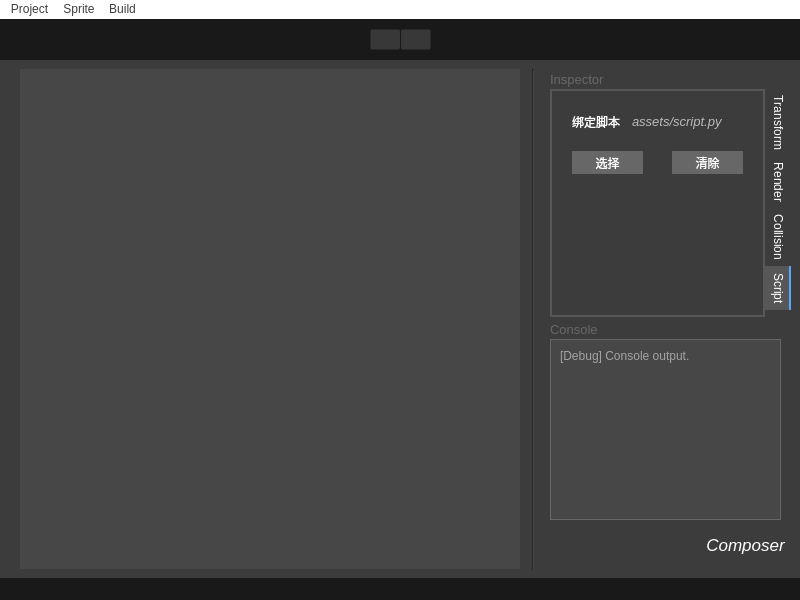
<?xml version="1.0" encoding="UTF-8"?>
<ui version="4.0">
 <class>MainWindow</class>
 <widget class="QMainWindow" name="MainWindow">
  <property name="geometry">
   <rect>
    <x>0</x>
    <y>0</y>
    <width>800</width>
    <height>600</height>
   </rect>
  </property>
  <property name="windowTitle">
   <string>Composer</string>
  </property>
  <property name="windowIcon">
   <iconset resource="composer.qrc">
    <normaloff>:/img/img/icon_dark.png</normaloff>:/img/img/icon_dark.png</iconset>
  </property>
  <widget class="QWidget" name="centralwidget">
   <property name="styleSheet">
    <string notr="true">background-color: #3c3c3c;</string>
   </property>
   <widget class="QLabel" name="label_14">
    <property name="enabled">
     <bool>true</bool>
    </property>
    <property name="geometry">
     <rect>
      <x>0</x>
      <y>0</y>
      <width>801</width>
      <height>41</height>
     </rect>
    </property>
    <property name="styleSheet">
     <string notr="true">background-color: #191919;</string>
    </property>
    <property name="text">
     <string/>
    </property>
   </widget>
   <widget class="QGraphicsView" name="sceneView">
    <property name="geometry">
     <rect>
      <x>20</x>
      <y>50</y>
      <width>500</width>
      <height>500</height>
     </rect>
    </property>
    <property name="styleSheet">
     <string notr="true">color: rgb(255, 255, 255);
background-color: rgb(71, 71, 71);
border: 0px solid transparent;</string>
    </property>
   </widget>
   <widget class="Line" name="line">
    <property name="geometry">
     <rect>
      <x>513</x>
      <y>50</y>
      <width>41</width>
      <height>501</height>
     </rect>
    </property>
    <property name="orientation">
     <enum>Qt::Vertical</enum>
    </property>
   </widget>
   <widget class="QPushButton" name="openImageBtn">
    <property name="geometry">
     <rect>
      <x>370</x>
      <y>10</y>
      <width>31</width>
      <height>21</height>
     </rect>
    </property>
    <property name="styleSheet">
     <string notr="true">QPushButton{
	color: rgb(255, 255, 255);
	background-color: #383838;
	border: 1px solid transparent;
	border-radius: 2px;
	border-right-color: #191919;
}

QPushButton:pressed{
	background-color:rgb(83, 83, 83);
}</string>
    </property>
    <property name="text">
     <string/>
    </property>
    <property name="icon">
     <iconset resource="composer.qrc">
      <normaloff>:/img/img/play.png</normaloff>:/img/img/play.png</iconset>
    </property>
   </widget>
   <widget class="QPushButton" name="openImageBtn_2">
    <property name="geometry">
     <rect>
      <x>400</x>
      <y>10</y>
      <width>31</width>
      <height>21</height>
     </rect>
    </property>
    <property name="styleSheet">
     <string notr="true">QPushButton{
	color: rgb(255, 255, 255);
	background-color: #383838;
	border: 1px solid transparent;
	border-radius: 2px;
	border-left-color: #191919;
}

QPushButton:pressed{
	background-color:rgb(83, 83, 83);
}</string>
    </property>
    <property name="text">
     <string/>
    </property>
    <property name="icon">
     <iconset resource="composer.qrc">
      <normaloff>:/img/img/stop.png</normaloff>:/img/img/stop.png</iconset>
    </property>
   </widget>
   <widget class="QLabel" name="label_4">
    <property name="geometry">
     <rect>
      <x>670</x>
      <y>511</y>
      <width>31</width>
      <height>31</height>
     </rect>
    </property>
    <property name="text">
     <string/>
    </property>
    <property name="pixmap">
     <pixmap resource="composer.qrc">:/img/img/icon_light.png</pixmap>
    </property>
    <property name="scaledContents">
     <bool>true</bool>
    </property>
   </widget>
   <widget class="QLabel" name="label_5">
    <property name="geometry">
     <rect>
      <x>690</x>
      <y>510</y>
      <width>111</width>
      <height>31</height>
     </rect>
    </property>
    <property name="font">
     <font>
      <pointsize>13</pointsize>
      <weight>50</weight>
      <italic>true</italic>
      <bold>false</bold>
      <underline>false</underline>
     </font>
    </property>
    <property name="styleSheet">
     <string notr="true">color: rgb(255, 255, 255);</string>
    </property>
    <property name="text">
     <string>Composer</string>
    </property>
    <property name="alignment">
     <set>Qt::AlignCenter</set>
    </property>
   </widget>
   <widget class="QTabWidget" name="tabWidget">
    <property name="geometry">
     <rect>
      <x>550</x>
      <y>70</y>
      <width>241</width>
      <height>228</height>
     </rect>
    </property>
    <property name="styleSheet">
     <string notr="true">QTabWidget::pane{
   border: 2px solid #575757;
}

QTabBar::tab{
	color: white;
	border: 2px solid transparent;
	background-color: #3c3c3c;
	padding: 4px
}

QTabBar::tab:selected{
	background-color: #575757;
	border-right-color: rgb(85, 170, 255);
}</string>
    </property>
    <property name="tabPosition">
     <enum>QTabWidget::East</enum>
    </property>
    <property name="tabShape">
     <enum>QTabWidget::Rounded</enum>
    </property>
    <property name="currentIndex">
     <number>3</number>
    </property>
    <widget class="QWidget" name="transformTab">
     <attribute name="title">
      <string>Transform</string>
     </attribute>
     <widget class="QDoubleSpinBox" name="intervalSpin">
      <property name="geometry">
       <rect>
        <x>80</x>
        <y>20</y>
        <width>61</width>
        <height>21</height>
       </rect>
      </property>
      <property name="styleSheet">
       <string notr="true">color: rgb(255, 255, 255);
background-color: rgb(71, 71, 71);
border: 0px solid transparent;</string>
      </property>
     </widget>
     <widget class="QLabel" name="label">
      <property name="geometry">
       <rect>
        <x>20</x>
        <y>20</y>
        <width>71</width>
        <height>21</height>
       </rect>
      </property>
      <property name="styleSheet">
       <string notr="true">color: white;</string>
      </property>
      <property name="text">
       <string>X 轴位置</string>
      </property>
      <property name="alignment">
       <set>Qt::AlignLeading|Qt::AlignLeft|Qt::AlignVCenter</set>
      </property>
     </widget>
     <widget class="QLabel" name="label_2">
      <property name="geometry">
       <rect>
        <x>20</x>
        <y>60</y>
        <width>71</width>
        <height>21</height>
       </rect>
      </property>
      <property name="styleSheet">
       <string notr="true">color: white;</string>
      </property>
      <property name="text">
       <string>Y 轴位置</string>
      </property>
      <property name="alignment">
       <set>Qt::AlignLeading|Qt::AlignLeft|Qt::AlignVCenter</set>
      </property>
     </widget>
     <widget class="QDoubleSpinBox" name="intervalSpin_2">
      <property name="geometry">
       <rect>
        <x>80</x>
        <y>60</y>
        <width>61</width>
        <height>21</height>
       </rect>
      </property>
      <property name="styleSheet">
       <string notr="true">color: rgb(255, 255, 255);
background-color: rgb(71, 71, 71);
border: 0px solid transparent;</string>
      </property>
     </widget>
     <widget class="QLabel" name="label_7">
      <property name="geometry">
       <rect>
        <x>20</x>
        <y>100</y>
        <width>71</width>
        <height>21</height>
       </rect>
      </property>
      <property name="styleSheet">
       <string notr="true">color: white;</string>
      </property>
      <property name="text">
       <string>Y 轴旋转</string>
      </property>
      <property name="alignment">
       <set>Qt::AlignLeading|Qt::AlignLeft|Qt::AlignVCenter</set>
      </property>
     </widget>
     <widget class="QDoubleSpinBox" name="intervalSpin_3">
      <property name="geometry">
       <rect>
        <x>80</x>
        <y>100</y>
        <width>61</width>
        <height>21</height>
       </rect>
      </property>
      <property name="styleSheet">
       <string notr="true">color: rgb(255, 255, 255);
background-color: rgb(71, 71, 71);
border: 0px solid transparent;</string>
      </property>
     </widget>
     <zorder>label</zorder>
     <zorder>intervalSpin</zorder>
     <zorder>label_2</zorder>
     <zorder>intervalSpin_2</zorder>
     <zorder>label_7</zorder>
     <zorder>intervalSpin_3</zorder>
    </widget>
    <widget class="QWidget" name="renderTab">
     <attribute name="title">
      <string>Render</string>
     </attribute>
     <widget class="QSpinBox" name="fromSpin">
      <property name="geometry">
       <rect>
        <x>80</x>
        <y>19</y>
        <width>42</width>
        <height>22</height>
       </rect>
      </property>
      <property name="styleSheet">
       <string notr="true">color: rgb(255, 255, 255);
background-color: rgb(71, 71, 71);
border: 0px solid transparent;</string>
      </property>
     </widget>
     <widget class="QLabel" name="label_8">
      <property name="geometry">
       <rect>
        <x>20</x>
        <y>20</y>
        <width>41</width>
        <height>20</height>
       </rect>
      </property>
      <property name="styleSheet">
       <string notr="true">color: rgb(255, 255, 255);</string>
      </property>
      <property name="text">
       <string>所在层</string>
      </property>
      <property name="alignment">
       <set>Qt::AlignLeading|Qt::AlignLeft|Qt::AlignVCenter</set>
      </property>
     </widget>
     <widget class="QLabel" name="label_9">
      <property name="geometry">
       <rect>
        <x>20</x>
        <y>100</y>
        <width>51</width>
        <height>20</height>
       </rect>
      </property>
      <property name="styleSheet">
       <string notr="true">color: rgb(255, 255, 255);</string>
      </property>
      <property name="text">
       <string>渲染缩放</string>
      </property>
      <property name="alignment">
       <set>Qt::AlignLeading|Qt::AlignLeft|Qt::AlignVCenter</set>
      </property>
     </widget>
     <widget class="QDoubleSpinBox" name="doubleSpinBox">
      <property name="geometry">
       <rect>
        <x>80</x>
        <y>100</y>
        <width>62</width>
        <height>22</height>
       </rect>
      </property>
      <property name="styleSheet">
       <string notr="true">color: rgb(255, 255, 255);
background-color: rgb(71, 71, 71);
border: 0px solid transparent;</string>
      </property>
     </widget>
     <widget class="QSpinBox" name="fromSpin_2">
      <property name="geometry">
       <rect>
        <x>80</x>
        <y>59</y>
        <width>42</width>
        <height>22</height>
       </rect>
      </property>
      <property name="styleSheet">
       <string notr="true">color: rgb(255, 255, 255);
background-color: rgb(71, 71, 71);
border: 0px solid transparent;</string>
      </property>
     </widget>
     <widget class="QLabel" name="label_10">
      <property name="geometry">
       <rect>
        <x>20</x>
        <y>60</y>
        <width>41</width>
        <height>20</height>
       </rect>
      </property>
      <property name="styleSheet">
       <string notr="true">color: rgb(255, 255, 255);</string>
      </property>
      <property name="text">
       <string>默认帧</string>
      </property>
      <property name="alignment">
       <set>Qt::AlignLeading|Qt::AlignLeft|Qt::AlignVCenter</set>
      </property>
     </widget>
    </widget>
    <widget class="QWidget" name="collisionTab">
     <attribute name="title">
      <string>Collision</string>
     </attribute>
     <widget class="QLabel" name="label_11">
      <property name="geometry">
       <rect>
        <x>20</x>
        <y>20</y>
        <width>51</width>
        <height>20</height>
       </rect>
      </property>
      <property name="styleSheet">
       <string notr="true">color: rgb(255, 255, 255);</string>
      </property>
      <property name="text">
       <string>启用碰撞</string>
      </property>
      <property name="alignment">
       <set>Qt::AlignLeading|Qt::AlignLeft|Qt::AlignVCenter</set>
      </property>
     </widget>
     <widget class="QCheckBox" name="checkBox">
      <property name="geometry">
       <rect>
        <x>76</x>
        <y>20</y>
        <width>20</width>
        <height>21</height>
       </rect>
      </property>
      <property name="text">
       <string/>
      </property>
     </widget>
     <widget class="QLabel" name="label_12">
      <property name="geometry">
       <rect>
        <x>20</x>
        <y>100</y>
        <width>71</width>
        <height>21</height>
       </rect>
      </property>
      <property name="styleSheet">
       <string notr="true">color: white;</string>
      </property>
      <property name="text">
       <string>Y 轴大小</string>
      </property>
      <property name="alignment">
       <set>Qt::AlignLeading|Qt::AlignLeft|Qt::AlignVCenter</set>
      </property>
     </widget>
     <widget class="QLabel" name="label_13">
      <property name="geometry">
       <rect>
        <x>20</x>
        <y>60</y>
        <width>71</width>
        <height>21</height>
       </rect>
      </property>
      <property name="styleSheet">
       <string notr="true">color: white;</string>
      </property>
      <property name="text">
       <string>X 轴大小</string>
      </property>
      <property name="alignment">
       <set>Qt::AlignLeading|Qt::AlignLeft|Qt::AlignVCenter</set>
      </property>
     </widget>
     <widget class="QDoubleSpinBox" name="intervalSpin_4">
      <property name="geometry">
       <rect>
        <x>80</x>
        <y>60</y>
        <width>61</width>
        <height>21</height>
       </rect>
      </property>
      <property name="styleSheet">
       <string notr="true">color: rgb(255, 255, 255);
background-color: rgb(71, 71, 71);
border: 0px solid transparent;</string>
      </property>
     </widget>
     <widget class="QDoubleSpinBox" name="intervalSpin_5">
      <property name="geometry">
       <rect>
        <x>80</x>
        <y>100</y>
        <width>61</width>
        <height>21</height>
       </rect>
      </property>
      <property name="styleSheet">
       <string notr="true">color: rgb(255, 255, 255);
background-color: rgb(71, 71, 71);
border: 0px solid transparent;</string>
      </property>
     </widget>
    </widget>
    <widget class="QWidget" name="scriptTab">
     <attribute name="title">
      <string>Script</string>
     </attribute>
     <widget class="QLabel" name="label_15">
      <property name="geometry">
       <rect>
        <x>20</x>
        <y>20</y>
        <width>51</width>
        <height>21</height>
       </rect>
      </property>
      <property name="styleSheet">
       <string notr="true">color: rgb(255, 255, 255);</string>
      </property>
      <property name="text">
       <string>绑定脚本</string>
      </property>
      <property name="alignment">
       <set>Qt::AlignLeading|Qt::AlignLeft|Qt::AlignVCenter</set>
      </property>
     </widget>
     <widget class="QLabel" name="label_16">
      <property name="geometry">
       <rect>
        <x>80</x>
        <y>20</y>
        <width>121</width>
        <height>20</height>
       </rect>
      </property>
      <property name="font">
       <font>
        <pointsize>10</pointsize>
        <italic>true</italic>
       </font>
      </property>
      <property name="styleSheet">
       <string notr="true">color: #bbbbbb;</string>
      </property>
      <property name="text">
       <string>assets/script.py</string>
      </property>
      <property name="alignment">
       <set>Qt::AlignLeading|Qt::AlignLeft|Qt::AlignVCenter</set>
      </property>
     </widget>
     <widget class="QPushButton" name="addAnimeBtn">
      <property name="geometry">
       <rect>
        <x>20</x>
        <y>60</y>
        <width>71</width>
        <height>23</height>
       </rect>
      </property>
      <property name="styleSheet">
       <string notr="true">QPushButton{
	color: rgb(255, 255, 255);
	background-color: rgb(103, 103, 103);
	border: 0px solid transparent;
}

QPushButton:pressed{
	background-color:rgb(83, 83, 83);
}</string>
      </property>
      <property name="text">
       <string>选择</string>
      </property>
     </widget>
     <widget class="QPushButton" name="delAnimeBtn">
      <property name="geometry">
       <rect>
        <x>120</x>
        <y>60</y>
        <width>71</width>
        <height>23</height>
       </rect>
      </property>
      <property name="styleSheet">
       <string notr="true">QPushButton{
	color: rgb(255, 255, 255);
	background-color: rgb(103, 103, 103);
	border: 0px solid transparent;
}

QPushButton:pressed{
	background-color:rgb(83, 83, 83);
}</string>
      </property>
      <property name="text">
       <string>清除</string>
      </property>
     </widget>
    </widget>
   </widget>
   <widget class="QPlainTextEdit" name="plainTextEdit">
    <property name="geometry">
     <rect>
      <x>550</x>
      <y>320</y>
      <width>231</width>
      <height>181</height>
     </rect>
    </property>
    <property name="styleSheet">
     <string notr="true">color: white;
border: 1px solid #676767;
background: #474747;
padding: 5px;</string>
    </property>
    <property name="readOnly">
     <bool>true</bool>
    </property>
    <property name="placeholderText">
     <string>[Debug] Console output.</string>
    </property>
   </widget>
   <widget class="QLabel" name="label_3">
    <property name="geometry">
     <rect>
      <x>550</x>
      <y>50</y>
      <width>71</width>
      <height>21</height>
     </rect>
    </property>
    <property name="font">
     <font>
      <pointsize>10</pointsize>
     </font>
    </property>
    <property name="styleSheet">
     <string notr="true">color: #676767;</string>
    </property>
    <property name="text">
     <string>Inspector</string>
    </property>
   </widget>
   <widget class="QLabel" name="label_6">
    <property name="geometry">
     <rect>
      <x>550</x>
      <y>300</y>
      <width>71</width>
      <height>21</height>
     </rect>
    </property>
    <property name="font">
     <font>
      <pointsize>10</pointsize>
     </font>
    </property>
    <property name="styleSheet">
     <string notr="true">color: #676767;</string>
    </property>
    <property name="text">
     <string>Console</string>
    </property>
   </widget>
   <zorder>line</zorder>
   <zorder>label_6</zorder>
   <zorder>label_3</zorder>
   <zorder>label_5</zorder>
   <zorder>label_14</zorder>
   <zorder>sceneView</zorder>
   <zorder>openImageBtn</zorder>
   <zorder>openImageBtn_2</zorder>
   <zorder>label_4</zorder>
   <zorder>tabWidget</zorder>
   <zorder>plainTextEdit</zorder>
  </widget>
  <widget class="QMenuBar" name="menubar">
   <property name="geometry">
    <rect>
     <x>0</x>
     <y>0</y>
     <width>800</width>
     <height>23</height>
    </rect>
   </property>
   <property name="styleSheet">
    <string notr="true">color: rgb(62, 62, 62);
background-color: rgb(255, 255, 255);</string>
   </property>
   <widget class="QMenu" name="menuProject">
    <property name="title">
     <string>Project</string>
    </property>
    <addaction name="actionNew"/>
    <addaction name="actionOpen"/>
    <addaction name="actionSave"/>
    <addaction name="actionSaveAs"/>
   </widget>
   <widget class="QMenu" name="menuBuild">
    <property name="title">
     <string>Build</string>
    </property>
   </widget>
   <widget class="QMenu" name="menuSprite">
    <property name="title">
     <string>Sprite</string>
    </property>
   </widget>
   <addaction name="menuProject"/>
   <addaction name="menuSprite"/>
   <addaction name="menuBuild"/>
  </widget>
  <widget class="QStatusBar" name="statusbar">
   <property name="styleSheet">
    <string notr="true">color: rgb(255, 255, 255);
background-color: rgb(25, 25, 25);</string>
   </property>
  </widget>
  <action name="actionNew">
   <property name="text">
    <string>New</string>
   </property>
  </action>
  <action name="actionOpen">
   <property name="text">
    <string>Open</string>
   </property>
  </action>
  <action name="actionSave">
   <property name="text">
    <string>Save</string>
   </property>
  </action>
  <action name="actionSaveAs">
   <property name="text">
    <string>SaveAs</string>
   </property>
  </action>
 </widget>
 <resources>
  <include location="composer.qrc"/>
  <include location="../../animator/gui/animator.qrc"/>
  <include location="animator.qrc"/>
 </resources>
 <connections/>
</ui>
